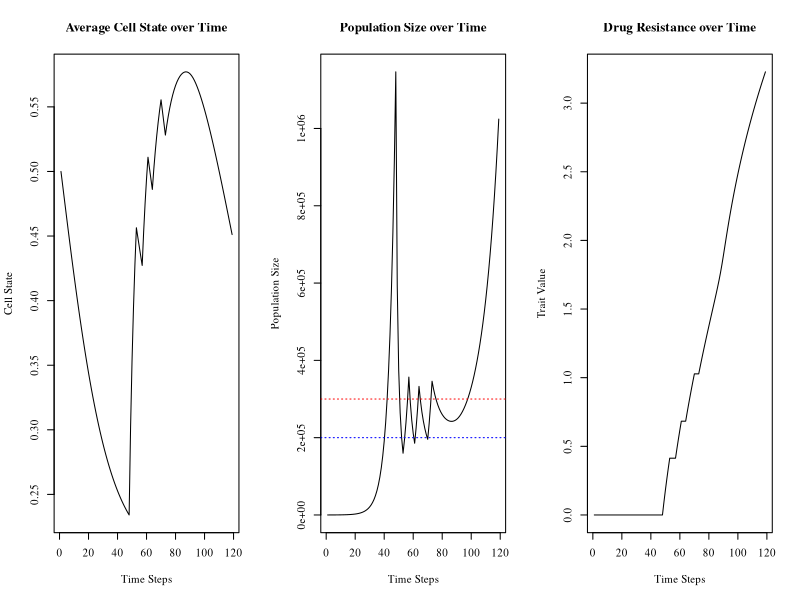

The R source for this figure:
#Code written by Anuraag Bukkuri, expanded from code provided in "Advancing population ecology with integral projection models: a practical guide" - Merow et al 2013

params = data.frame(
  txon = FALSE,
  endtx = 160)

varG = .05
varF = .05
lexp = 1.5 #1.5
beta = 1.5 
evolv = 1 #1,4
natd = .01*evolv
bex = -.6

ti = 0
vpar1 = .01
vpar2 = .3
vpar3 = .4
plotstop = 0
starttx=0
min = 0
max = 1
n = 100
thrh = 3e5
thrl = 2e5
tol = 1e-8
bc = min + c(0:n) * (max - min)/n
y = 0.5 * (bc[1:n] + bc[2:(n+1)])
h = y[2] - y[1]

Nt = rnorm(n,.5,0)
sim_steps = params$endtx-1
v = 0

popsize = vector(,sim_steps)
evoldyn = vector(,sim_steps)
avgtemp = vector(,length(y))
avgplot = vector(,sim_steps)

for (i in 1:sim_steps) {
  
  total_cells = sum(Nt)
  Ntnorm = Nt / total_cells
  popsize[i] = total_cells
  evoldyn[i] = v
  for (j in 1:length(y)) {avgtemp[j] = y[j] * Ntnorm[j]}
  avgcell = sum(avgtemp)
  avgplot[i] = avgcell
  
  # if (total_cells>1e6 && params$txon==FALSE){starttx=i
  # params$txon=TRUE} #starting tx
  
  if (i>=48 && total_cells>thrh && params$txon==FALSE){starttx=i
  params$txon=TRUE} #starting tx: play around with the threshold!
  
  if ((params$txon==TRUE && total_cells<thrl)){params$txon=FALSE} #tx period
  
  if ((total_cells>popsize[i-1] && params$txon==TRUE && ti==0 && i>starttx||total_cells<10)){ti = i} #treatment failure
  
  if ((total_cells>1e6 && params$txon==TRUE && i>starttx+5||total_cells<10)){plotstop=i
  break} #time to progression
  
  if (params$txon==TRUE) {m=1}
  else {m=0}
  
  l.x = function(x, params) {exp(lexp*x)}
  
  b.x = function(x, params) {.3*exp(bex*x)} #.4,.5
  
  s.x = function(x, params) {
    return(1-natd-m/(l.x(x,params=params)+beta*v))}
  
  s.x2 = function(x, params) {
    return(1-natd-m/(l.x(x,params=params)+beta*(v+.00001)))}
  
  g.yx = function(xp, x, params) {dnorm(xp,mean=x,sd= varG)}
  
  f.yx = function(xp, x, params) {dnorm(xp,mean=x,sd= varF)}
  
  dsdv <-outer(y, y, function(xp,x,params) {beta*m/(beta*v+exp(lexp*x))^2}, params=params)
  
  dkds <-outer(y, y, function(xp,x,params) {g.yx(xp,x,params)},params=params)
  
  
  F = h*outer(y, y, f.yx, params=params)
  B = b.x(y, params=params)
  G = h*outer(y, y, g.yx, params=params)
  S = s.x(y, params=params)
  Q = F
  P = G
  for (j in 1:n) {
    Q[, j] = F[, j] * B[j]
    P[, j] = G[, j] * S[j]
  }
  
  #ADRN Eviction
  for (j in 1:(n / 2)) {
    F[1, j] <- F[1, j] + 1 - sum(F[, j])
    Q[, j] <- F[, j] * B[j]
    G[1, j] <- G[1, j] + 1 - sum(G[, j])
    P[, j] <- G[, j] * S[j]
  }
  
  #MES Eviction
  for (j in (n / 2 + 1):n) {
    F[n, j] <- F[n, j] + 1 - sum(F[, j])
    Q[, j] <- F[, j] * B[j]
    G[n, j] <- G[n, j] + 1 - sum(G[, j])
    P[, j] <- G[, j] * S[j]
  }
  
  K = P + Q
  Nt1 = K %*% Nt
  Nt = Nt1
  
  lam <- abs(eigen(K)$values[1])
  w.eigen <- abs(eigen(K)$vectors[, 1])
  stable.dist <- w.eigen/sum(w.eigen)
  v.eigen <- abs(eigen(t(K))$vectors[, 1])
  repro.val <- v.eigen/v.eigen[1]
  v.dot.w = sum(stable.dist * repro.val) * h
  sens = outer(repro.val, stable.dist)/v.dot.w
  
  sensv <- sum(sens*(dkds * dsdv)) * h ^ 2
  v <- v + evolv * sum(sensv) / lam
  
  # jpeg(file = paste("/Users/an7531bu/Downloads/",i))
  # plot(y,Nt,xlab = "State",ylab = "Population Density",type = 'l',main = paste("State distribution: Time ", i),family='serif')
  # dev.off()
}

#message('Drug Resistance Level:',v)
#message('Nadir of Population:',min(popsize[-c(1:starttx,plotstop+1:params$endtx)]))
message('Time to Progression:',plotstop-48)
message('Time to Failure:',ti-48)

par(mfrow = c(1, 3))#,oma=c(1,0,2,0))
plot(avgplot[-c(plotstop+1:params$endtx)],xlab = "Time Steps",ylab='Cell State',type = 'l',main = 'Average Cell State over Time',family='serif')
plot(popsize[-c(plotstop+1:params$endtx)],xlab = "Time Steps",ylab = 'Population Size',main = 'Population Size over Time',type = 'l',family='serif')
abline(h=thrh,col='red',lty=3)
abline(h=thrl,col='blue',lty=3)
plot(evoldyn[-c(plotstop+1:params$endtx)],xlab = "Time Steps",ylab = 'Trait Value',main = 'Drug Resistance over Time',type = 'l',family='serif')